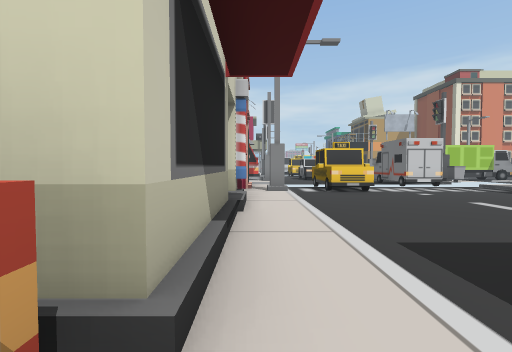
View 1 (above)

16 first-person views from a walk through a scene from a Unity 3-D project. The camera is 1.3 m above the floor, tilts 2° down and sees 85° across. The floor is counted in squares, 2 m on a side. Each view is taken from the middle of a square. On the plan, view 1 faces up. The plan holds only what a view shows up to about 9 squares ahead; the rest is blank. The place goes on beyond the plan. The player character is not drawn. Door leaves are left out, so doorways stand open.

View 2
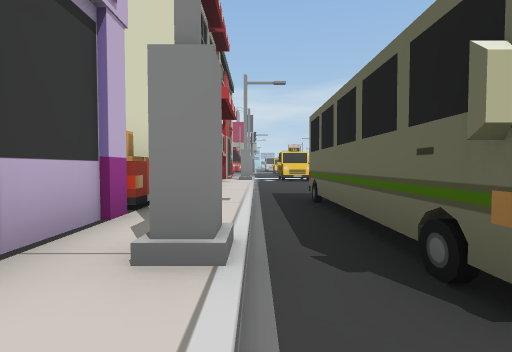

View 3
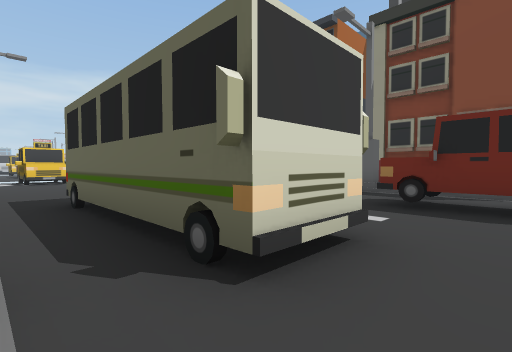

View 4
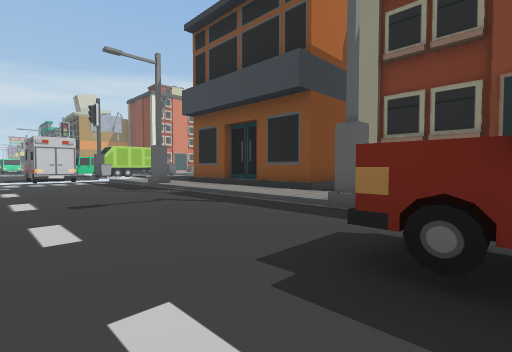

View 5
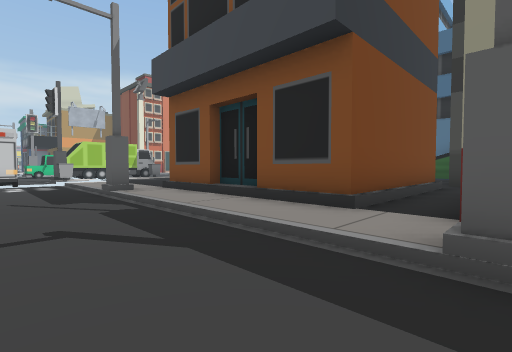

View 6
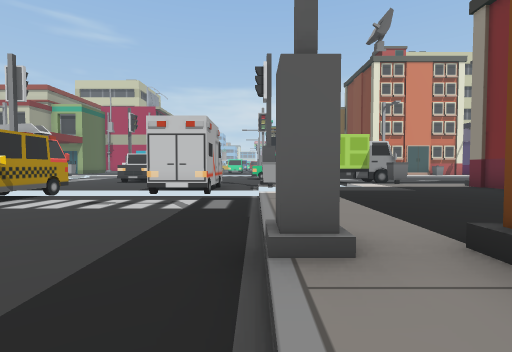

View 7
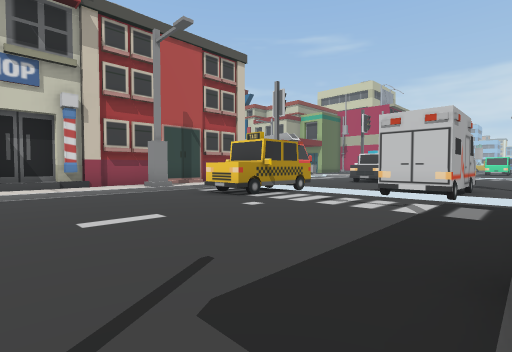

View 8
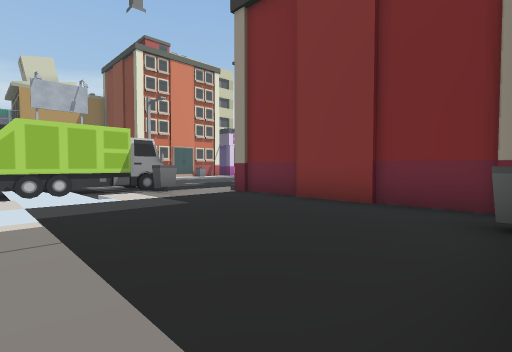

View 9
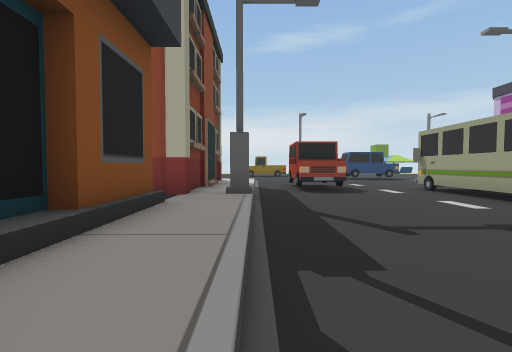

View 10
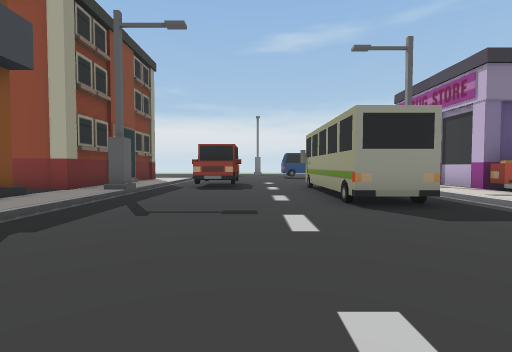

View 11
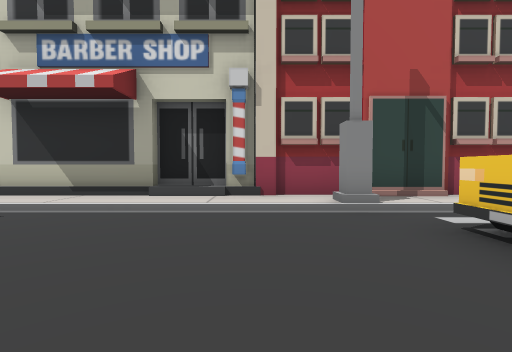

View 12
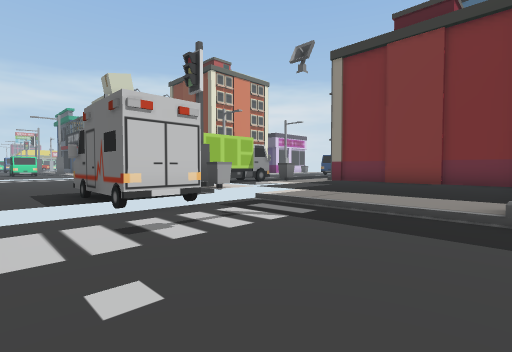

View 13
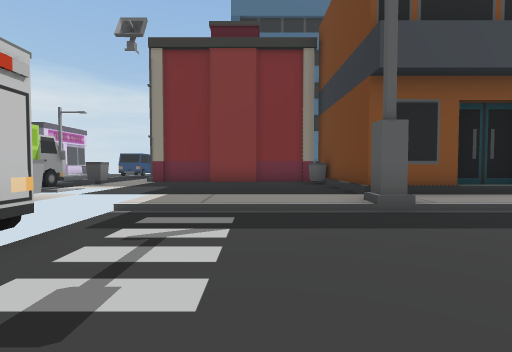

View 14
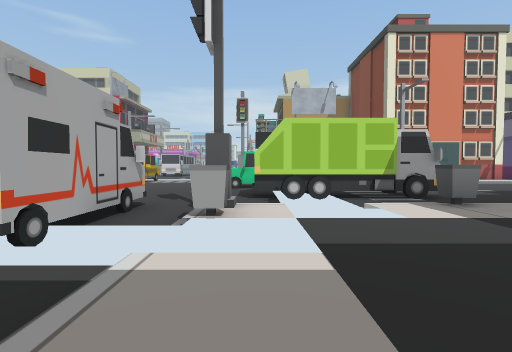

View 15
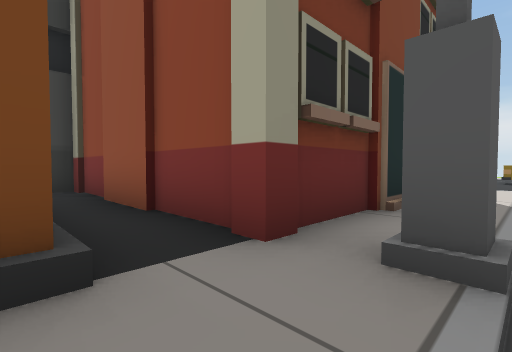

View 16
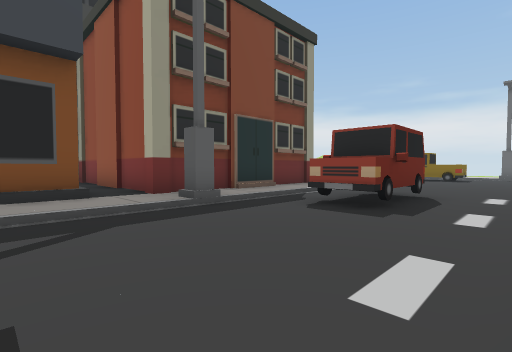

### Floor plan
Key: @ floor where view 1 was taken; # wall or solid block; . main floor; : floor 0.25 m higher than the main floor; / step, stairs or slope; B building; U bus; C car; I bin; T truck; O other object.
Columns run from 3 left of view 1 to 14 right of it. Each row starts with its distance up from view 1.
 17         ...
 16         .....T....
 15         ....#T###.
 14        ......T....
 13     O....OOO/ .I//
 12 BB   ....##I: :::/
 11   #B OO  OO  ::::#
 10   #:  #.....:::::#
  9   #//O#..../:::::#
  8   #/#.O..../:::::#
  7   #:/....../:::::#
  6   #:/......#::::IB
  5   #//....../:###
  4   #//....../:#
  3   #:/....../:#
  2   #:/....../:#
  1   #:/#U..../:#####
  0  OO@/##..../::::::
 -1   #:/##....#:#####
 -2   #//##..../:#
 -3   #:/##..CC/B#
 -4     /....CC//#

Where each view was taken, in squares from view 1:
view 1: 0 up, 0 right, facing up
view 2: 4 down, 1 right, facing up
view 3: 4 down, 1 right, facing up-right
view 4: 3 down, 4 right, facing up-right
view 5: 1 down, 6 right, facing up-right
view 6: 4 up, 8 right, facing up
view 7: 4 up, 8 right, facing up-left
view 8: 6 up, 9 right, facing up-right
view 9: 5 up, 8 right, facing down
view 10: 6 up, 5 right, facing down
view 11: 6 up, 5 right, facing left
view 12: 6 up, 4 right, facing up-right
view 13: 8 up, 4 right, facing right
view 14: 8 up, 9 right, facing up
view 15: 1 up, 8 right, facing down-right
view 16: 2 up, 4 right, facing down-right
